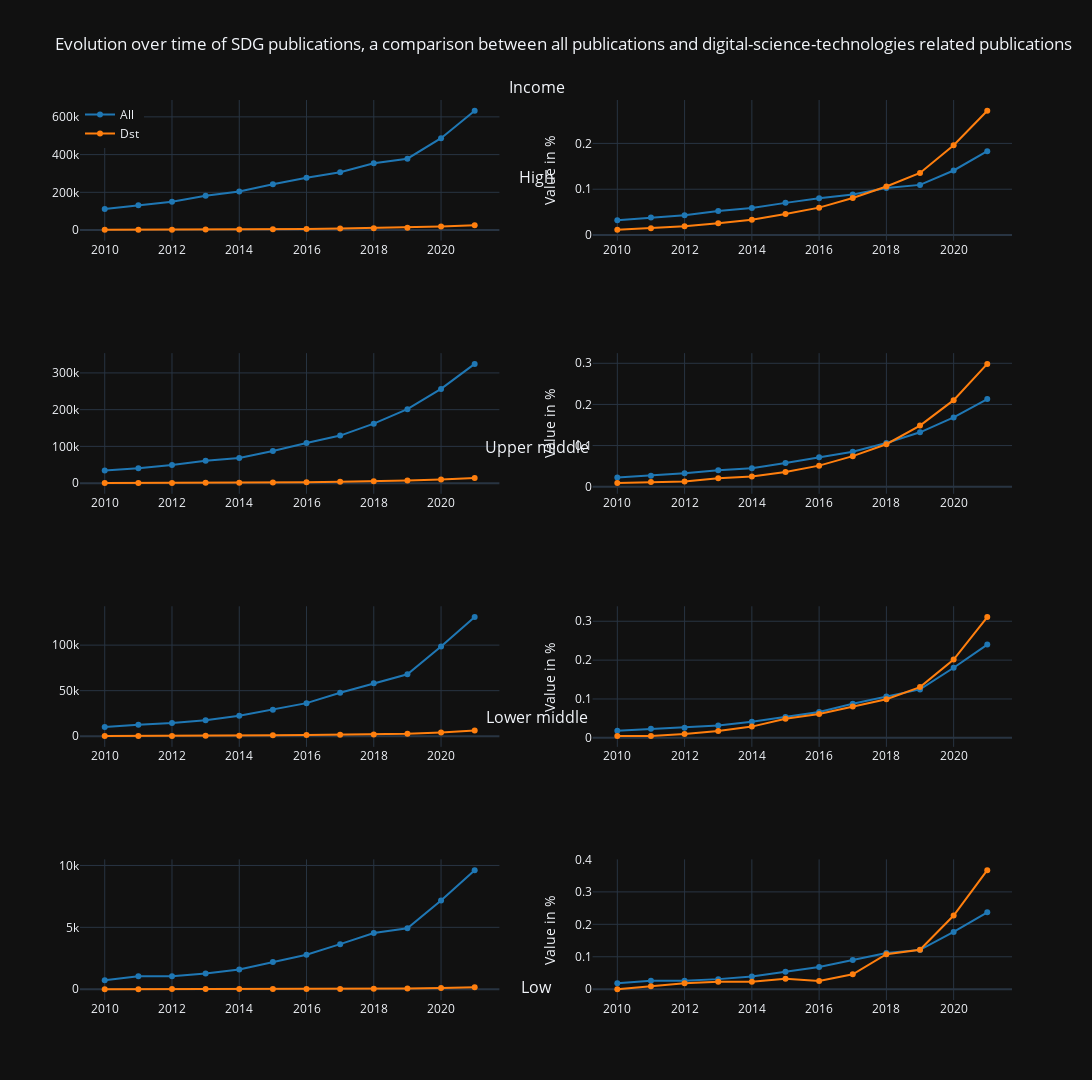

Notebook source saved alongside this figure:
### Code cell
import plotly.colors as pc
cols = pc.DEFAULT_PLOTLY_COLORS

figa = make_subplots(
    rows=4, cols=2,

    specs=[[{"type": "scatter"},{"type": "scatter"}], [{"type": "scatter"},{"type": "scatter"}], [{"type": "scatter"},{"type": "scatter"}], [{"type": "scatter"},{"type": "scatter"}]],
    subplot_titles=("Income", "High", "Upper middle", "Lower middle", "Low"),
)
dic_total_all = total_per_income(df_time_income_all_sdg)
dic_total_dst = total_per_income(df_time_income_dst_only)
for i, ind in enumerate(df_time_income_all_sdg.index):
    # Raw numbers on the left
    if i == 0:
        figa.add_trace(go.Scatter(x=df_time_income_all_sdg.columns, y=df_time_income_all_sdg.loc[ind], name='All', line=dict(width=2, color=cols[0])), row=i+1, col=1)
        figa.add_trace(go.Scatter(x=df_time_income_dst_only.columns, y=df_time_income_dst_only.loc[ind], name='Dst', line=dict(width=2, color=cols[1])), row=i+1, col=1)
    else:
        figa.add_trace(go.Scatter(x=df_time_income_all_sdg.columns, y=df_time_income_all_sdg.loc[ind], name='All', line=dict(width=2, color=cols[0]), showlegend=False), row=i+1, col=1)
        figa.add_trace(go.Scatter(x=df_time_income_dst_only.columns, y=df_time_income_dst_only.loc[ind], name='Dst', line=dict(width=2, color=cols[1]), showlegend=False), row=i+1, col=1)
    # Percentage on the right
    figa.add_trace(go.Scatter(x=df_time_income_all_sdg.columns, y=df_time_income_all_sdg.loc[ind]/float(dic_total_all[ind]), line=dict(width=2, color=cols[0]), showlegend=False), row=i+1, col=2)
    figa.add_trace(go.Scatter(x=df_time_income_dst_only.columns, y=df_time_income_dst_only.loc[ind]/float(dic_total_dst[ind]), line=dict(width=2, color=cols[1]), showlegend=False), row=i+1, col=2)

    figa.layout.annotations[0].update(x=0.49, y=1)
    figa.layout.annotations[1].update(x=0.49, y=0.9)
    figa.layout.annotations[2].update(x=0.49, y=0.6)
    figa.layout.annotations[3].update(x=0.49, y=0.3)
    figa.layout.annotations[4].update(x=0.49, y=0)
figa.update_yaxes(title_text="Value in %", col=2)

figa.update_layout(title="Evolution over time of SDG publications, a comparison between all publications and digital-science-technologies related publications " , width=1920, height=1080,legend=dict(x=0, y=1, xanchor="left", yanchor="top"))
figa.write_image("../img/comparison_dst_income_overtime_8graph.jpeg")
figa.show()

### Figure 1 — Plotly figure (JSON) as saved in the notebook; plotly's stock layout.template omitted (floating-point values rounded to 4 significant figures)
{"data": [{"line": {"color": "rgb(31, 119, 180)", "width": 2}, "name": "All", "x": [2010, 2011, 2012, 2013, 2014, 2015, 2016, 2017, 2018, 2019, 2020, 2021], "y": [111542, 131378, 149809, 181653, 204539, 242682, 277164, 305896, 354180, 378303, 486991, 632267], "type": "scatter", "xaxis": "x", "yaxis": "y"}, {"line": {"color": "rgb(255, 127, 14)", "width": 2}, "name": "Dst", "x": [2010, 2011, 2012, 2013, 2014, 2015, 2016, 2017, 2018, 2019, 2020, 2021], "y": [1068, 1389, 1812, 2449, 3163, 4318, 5633, 7612, 9988, 12757, 18470, 25548], "type": "scatter", "xaxis": "x", "yaxis": "y"}, {"line": {"color": "rgb(31, 119, 180)", "width": 2}, "showlegend": false, "x": [2010, 2011, 2012, 2013, 2014, 2015, 2016, 2017, 2018, 2019, 2020, 2021], "y": [0.03227, 0.03801, 0.04334, 0.05256, 0.05918, 0.07021, 0.08019, 0.0885, 0.1025, 0.1094, 0.1409, 0.1829], "type": "scatter", "xaxis": "x2", "yaxis": "y2"}, {"line": {"color": "rgb(255, 127, 14)", "width": 2}, "showlegend": false, "x": [2010, 2011, 2012, 2013, 2014, 2015, 2016, 2017, 2018, 2019, 2020, 2021], "y": [0.01134, 0.01474, 0.01923, 0.026, 0.03357, 0.04584, 0.05979, 0.0808, 0.106, 0.1354, 0.1961, 0.2712], "type": "scatter", "xaxis": "x2", "yaxis": "y2"}, {"line": {"color": "rgb(31, 119, 180)", "width": 2}, "name": "All", "showlegend": false, "x": [2010, 2011, 2012, 2013, 2014, 2015, 2016, 2017, 2018, 2019, 2020, 2021], "y": [34256, 40460, 49317, 60778, 68265, 87612, 109164, 129404, 161793, 201393, 256419, 324522], "type": "scatter", "xaxis": "x3", "yaxis": "y3"}, {"line": {"color": "rgb(255, 127, 14)", "width": 2}, "name": "Dst", "showlegend": false, "x": [2010, 2011, 2012, 2013, 2014, 2015, 2016, 2017, 2018, 2019, 2020, 2021], "y": [427, 533, 601, 970, 1170, 1685, 2417, 3506, 4876, 7022, 9943, 14105], "type": "scatter", "xaxis": "x3", "yaxis": "y3"}, {"line": {"color": "rgb(31, 119, 180)", "width": 2}, "showlegend": false, "x": [2010, 2011, 2012, 2013, 2014, 2015, 2016, 2017, 2018, 2019, 2020, 2021], "y": [0.02249, 0.02656, 0.03237, 0.0399, 0.04481, 0.05751, 0.07166, 0.08495, 0.1062, 0.1322, 0.1683, 0.213], "type": "scatter", "xaxis": "x4", "yaxis": "y4"}, {"line": {"color": "rgb(255, 127, 14)", "width": 2}, "showlegend": false, "x": [2010, 2011, 2012, 2013, 2014, 2015, 2016, 2017, 2018, 2019, 2020, 2021], "y": [0.009036, 0.01128, 0.01272, 0.02053, 0.02476, 0.03566, 0.05115, 0.07419, 0.1032, 0.1486, 0.2104, 0.2985], "type": "scatter", "xaxis": "x4", "yaxis": "y4"}, {"line": {"color": "rgb(31, 119, 180)", "width": 2}, "name": "All", "showlegend": false, "x": [2010, 2011, 2012, 2013, 2014, 2015, 2016, 2017, 2018, 2019, 2020, 2021], "y": [10081, 12674, 14343, 17369, 22449, 29120, 36297, 47694, 58045, 67941, 98367, 130851], "type": "scatter", "xaxis": "x5", "yaxis": "y5"}, {"line": {"color": "rgb(255, 127, 14)", "width": 2}, "name": "Dst", "showlegend": false, "x": [2010, 2011, 2012, 2013, 2014, 2015, 2016, 2017, 2018, 2019, 2020, 2021], "y": [89, 100, 192, 349, 570, 972, 1208, 1594, 1960, 2572, 3971, 6124], "type": "scatter", "xaxis": "x5", "yaxis": "y5"}, {"line": {"color": "rgb(31, 119, 180)", "width": 2}, "showlegend": false, "x": [2010, 2011, 2012, 2013, 2014, 2015, 2016, 2017, 2018, 2019, 2020, 2021], "y": [0.01849, 0.02325, 0.02631, 0.03186, 0.04117, 0.05341, 0.06657, 0.08747, 0.1065, 0.1246, 0.1804, 0.24], "type": "scatter", "xaxis": "x6", "yaxis": "y6"}, {"line": {"color": "rgb(255, 127, 14)", "width": 2}, "showlegend": false, "x": [2010, 2011, 2012, 2013, 2014, 2015, 2016, 2017, 2018, 2019, 2020, 2021], "y": [0.004518, 0.005076, 0.009746, 0.01771, 0.02893, 0.04934, 0.06132, 0.08091, 0.09949, 0.1306, 0.2016, 0.3108], "type": "scatter", "xaxis": "x6", "yaxis": "y6"}, {"line": {"color": "rgb(31, 119, 180)", "width": 2}, "name": "All", "showlegend": false, "x": [2010, 2011, 2012, 2013, 2014, 2015, 2016, 2017, 2018, 2019, 2020, 2021], "y": [733, 1053, 1052, 1262, 1602, 2198, 2789, 3642, 4541, 4920, 7169, 9620], "type": "scatter", "xaxis": "x7", "yaxis": "y7"}, {"line": {"color": "rgb(255, 127, 14)", "width": 2}, "name": "Dst", "showlegend": false, "x": [2010, 2011, 2012, 2013, 2014, 2015, 2016, 2017, 2018, 2019, 2020, 2021], "y": [0, 4, 8, 10, 10, 14, 11, 20, 47, 53, 99, 160], "type": "scatter", "xaxis": "x7", "yaxis": "y7"}, {"line": {"color": "rgb(31, 119, 180)", "width": 2}, "showlegend": false, "x": [2010, 2011, 2012, 2013, 2014, 2015, 2016, 2017, 2018, 2019, 2020, 2021], "y": [0.01806, 0.02595, 0.02592, 0.0311, 0.03948, 0.05416, 0.06873, 0.08975, 0.1119, 0.1212, 0.1767, 0.2371], "type": "scatter", "xaxis": "x8", "yaxis": "y8"}, {"line": {"color": "rgb(255, 127, 14)", "width": 2}, "showlegend": false, "x": [2010, 2011, 2012, 2013, 2014, 2015, 2016, 2017, 2018, 2019, 2020, 2021], "y": [0.0, 0.009174, 0.01835, 0.02294, 0.02294, 0.03211, 0.02523, 0.04587, 0.1078, 0.1216, 0.2271, 0.367], "type": "scatter", "xaxis": "x8", "yaxis": "y8"}], "layout": {"xaxis": {"anchor": "y", "domain": [0.0, 0.45]}, "yaxis": {"anchor": "x", "domain": [0.8438, 1.0]}, "xaxis2": {"anchor": "y2", "domain": [0.55, 1.0]}, "yaxis2": {"anchor": "x2", "domain": [0.8438, 1.0], "title": {"text": "Value in %"}}, "xaxis3": {"anchor": "y3", "domain": [0.0, 0.45]}, "yaxis3": {"anchor": "x3", "domain": [0.5625, 0.7188]}, "xaxis4": {"anchor": "y4", "domain": [0.55, 1.0]}, "yaxis4": {"anchor": "x4", "domain": [0.5625, 0.7188], "title": {"text": "Value in %"}}, "xaxis5": {"anchor": "y5", "domain": [0.0, 0.45]}, "yaxis5": {"anchor": "x5", "domain": [0.2812, 0.4375]}, "xaxis6": {"anchor": "y6", "domain": [0.55, 1.0]}, "yaxis6": {"anchor": "x6", "domain": [0.2812, 0.4375], "title": {"text": "Value in %"}}, "xaxis7": {"anchor": "y7", "domain": [0.0, 0.45]}, "yaxis7": {"anchor": "x7", "domain": [0.0, 0.1562]}, "xaxis8": {"anchor": "y8", "domain": [0.55, 1.0]}, "yaxis8": {"anchor": "x8", "domain": [0.0, 0.1562], "title": {"text": "Value in %"}}, "annotations": [{"font": {"size": 16}, "showarrow": false, "text": "Income", "x": 0.49, "xanchor": "center", "xref": "paper", "y": 1.0, "yanchor": "bottom", "yref": "paper"}, {"font": {"size": 16}, "showarrow": false, "text": "High", "x": 0.49, "xanchor": "center", "xref": "paper", "y": 0.9, "yanchor": "bottom", "yref": "paper"}, {"font": {"size": 16}, "showarrow": false, "text": "Upper middle", "x": 0.49, "xanchor": "center", "xref": "paper", "y": 0.6, "yanchor": "bottom", "yref": "paper"}, {"font": {"size": 16}, "showarrow": false, "text": "Lower middle", "x": 0.49, "xanchor": "center", "xref": "paper", "y": 0.3, "yanchor": "bottom", "yref": "paper"}, {"font": {"size": 16}, "showarrow": false, "text": "Low", "x": 0.49, "xanchor": "center", "xref": "paper", "y": 0, "yanchor": "bottom", "yref": "paper"}], "legend": {"x": 0, "y": 1, "xanchor": "left", "yanchor": "top"}, "title": {"text": "Evolution over time of SDG publications, a comparison between all publications and digital-science-technologies related publications "}, "width": 1920, "height": 1080}}
